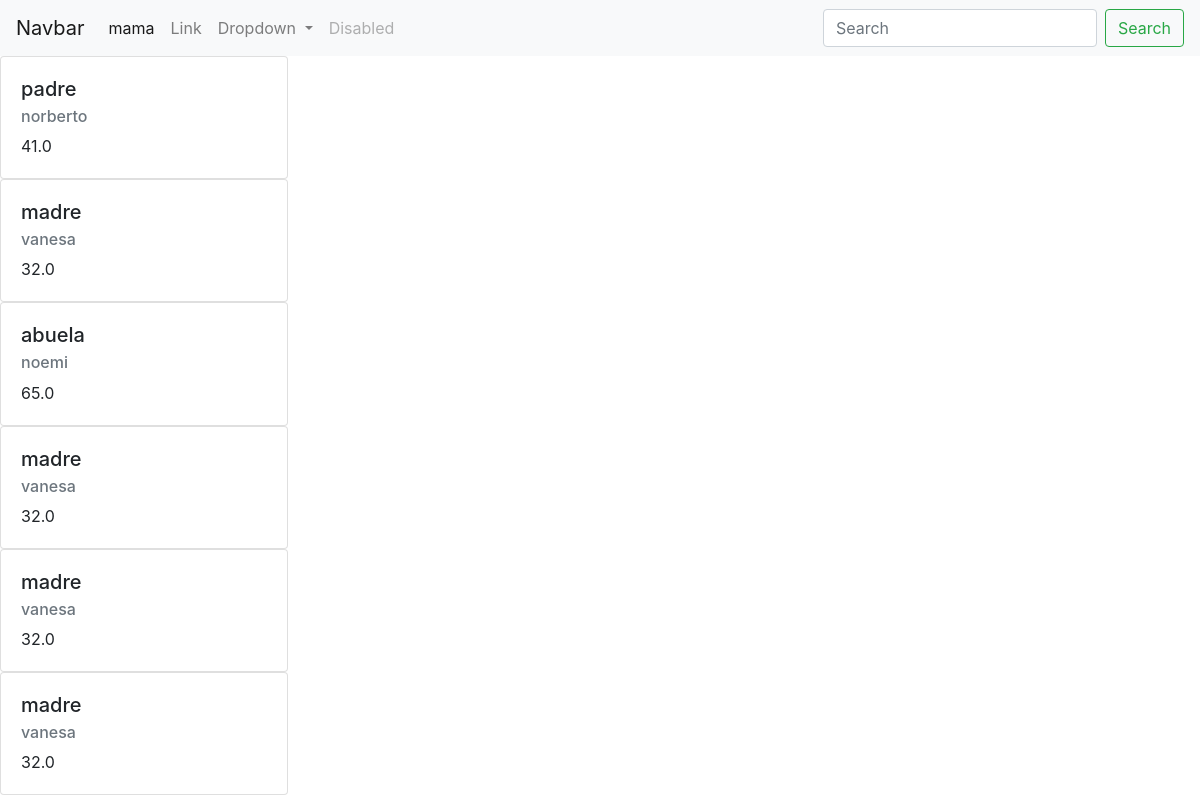
The app's page /familia/lista_familia/, older data.
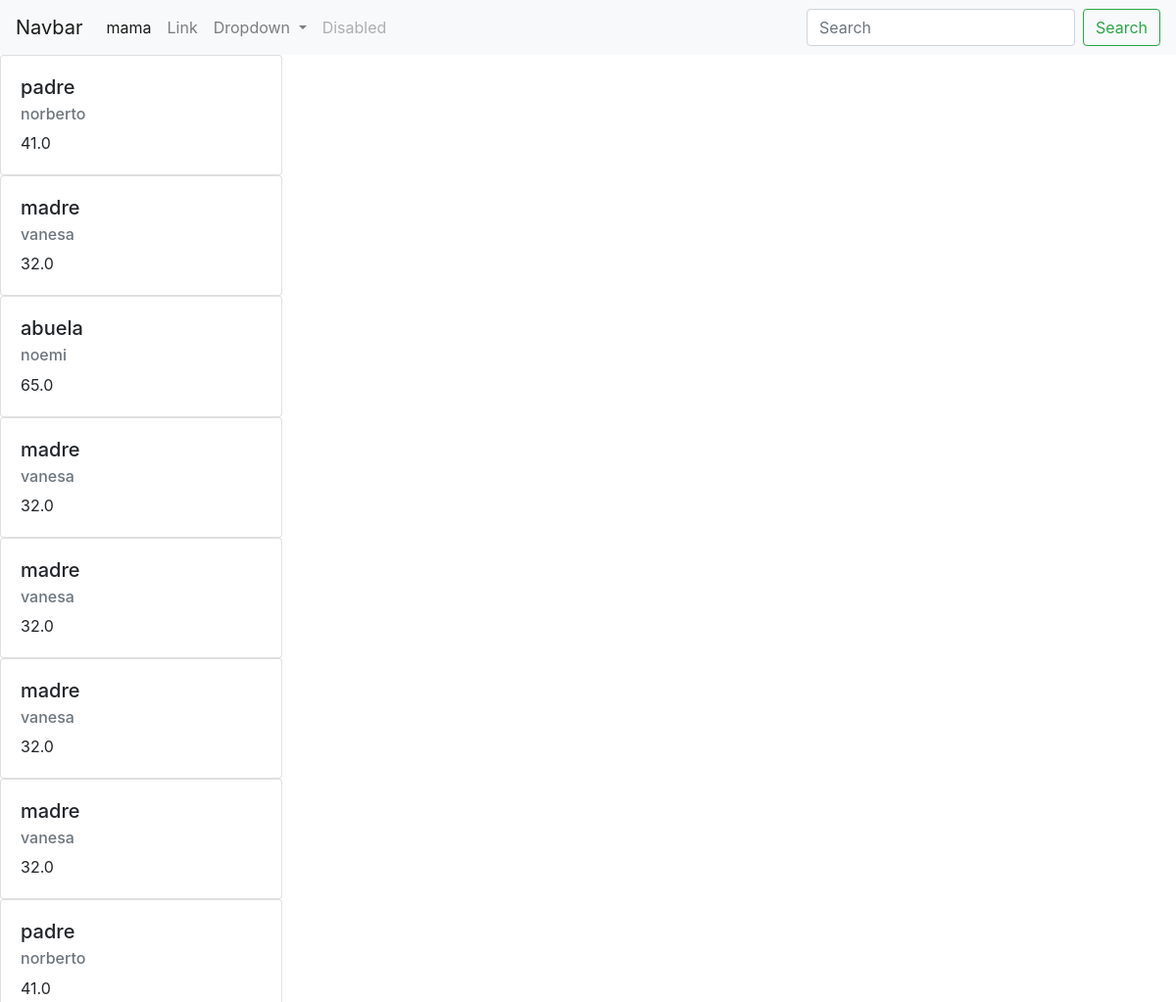
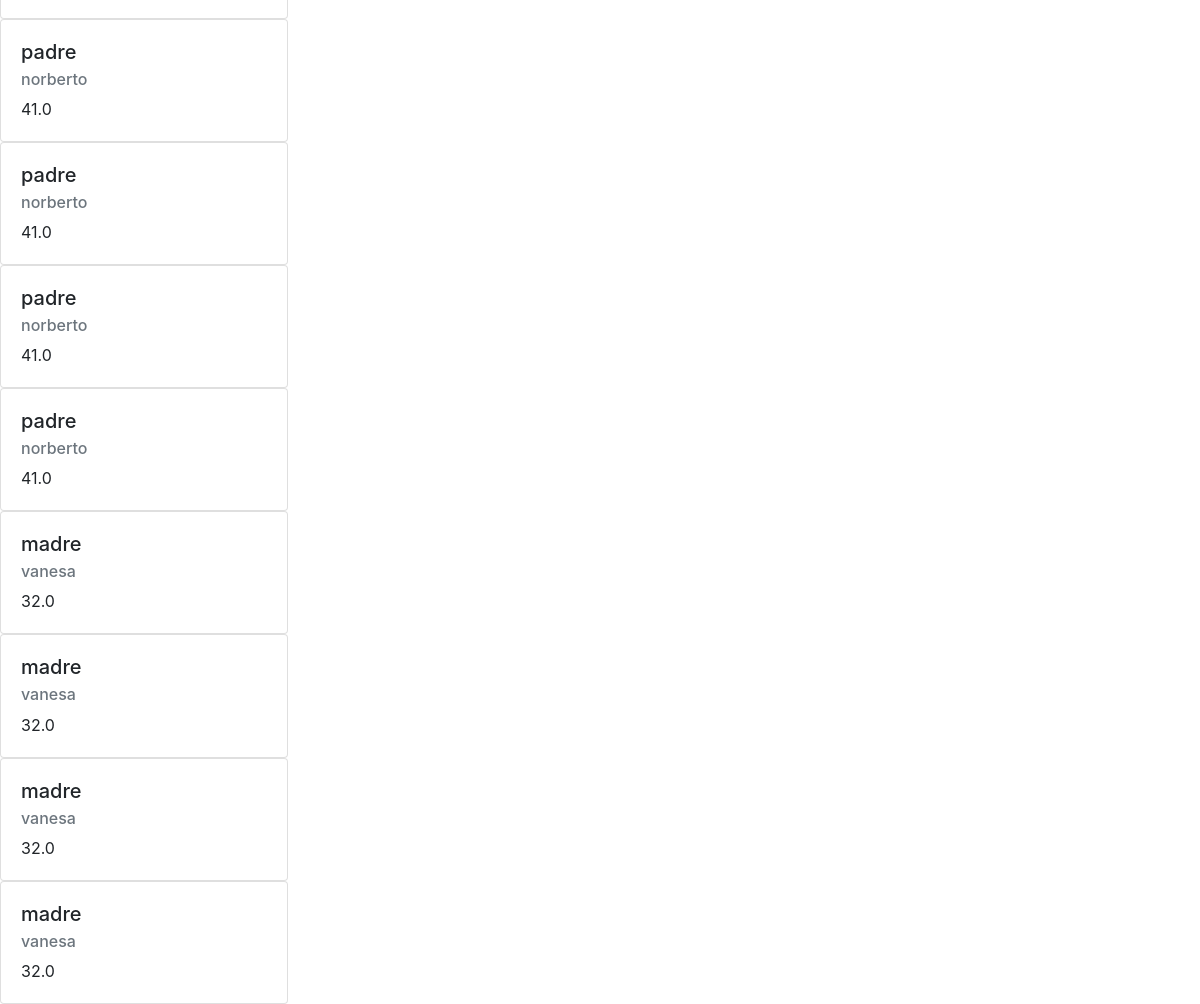
The same page, newer data (2 pictures, top to bottom).
### familia/models.py (models this page shows, shortened)
class familia(models.Model):
    name = models.CharField(max_length=20)
    tipo_de_familia = models.CharField(max_length=20)
    age = models.FloatField()

### familia/views.py (the view)
# urls.py: path("lista_familia/", lista_familia, name="lista de familia")
def lista_familia(request):
    nombres = familia.objects.all()
    context = {
        "nombres": nombres
    }
    return render(request, "familiares/lista_de_familiares.html",context=context)

### template/familiares/lista_de_familiares.html (shortened to what this page needs)
<!DOCTYPE html>
<html lang="en">
<head>
    <link rel="stylesheet" href="https://cdn.jsdelivr.net/npm/bootstrap@4.6.2/dist/css/bootstrap.min.css">
</head>
<body>
<nav class="navbar navbar-expand-lg navbar-light bg-light">
    <a class="navbar-brand" href="#">Navbar</a>
    <div class="collapse navbar-collapse" id="navbarSupportedContent">
      <ul class="navbar-nav mr-auto">
        <li class="nav-item active">
          <a class="nav-link" href="/familia/mama/">mama <span class="sr-only">(current)</span></a>
        </li>
        <li class="nav-item">
          <a class="nav-link" href="#">Link</a>
        </li>
        <li class="nav-item dropdown">
          <a class="nav-link dropdown-toggle" href="#" role="button" data-toggle="dropdown" aria-expanded="false">
            Dropdown
          </a>
        </li>
        <li class="nav-item">
          <a class="nav-link disabled">Disabled</a>
        </li>
      </ul>
      <form class="form-inline my-2 my-lg-0">
        <input class="form-control mr-sm-2" type="search" placeholder="Search" aria-label="Search">
        <button class="btn btn-outline-success my-2 my-sm-0" type="submit">Search</button>
      </form>
    </div>
  </nav>
  {% for lista in nombres %}
  <div class="card" style="width: 18rem;">
    <div class="card-body">
      <h5 class="card-title">{{lista.tipo_de_familia}}</h5>
      <h6 class="card-subtitle mb-2 text-muted">{{lista.name}}</h6>
      <p class="card-text">{{lista.age}}</p>
    </div>
  </div>
{% endfor %}
</body>
</html>

Row changes from the older to the newer data that the page shows:
added familia: tipo_de_familia "madre", name "vanesa", age "32.0"
added familia: tipo_de_familia "padre", name "norberto", age "41.0"
added familia: tipo_de_familia "padre", name "norberto", age "41.0"
added familia: tipo_de_familia "padre", name "norberto", age "41.0"
added familia: tipo_de_familia "padre", name "norberto", age "41.0"
added familia: tipo_de_familia "padre", name "norberto", age "41.0"
added familia: tipo_de_familia "madre", name "vanesa", age "32.0"
added familia: tipo_de_familia "madre", name "vanesa", age "32.0"
added familia: tipo_de_familia "madre", name "vanesa", age "32.0"
added familia: tipo_de_familia "madre", name "vanesa", age "32.0"
